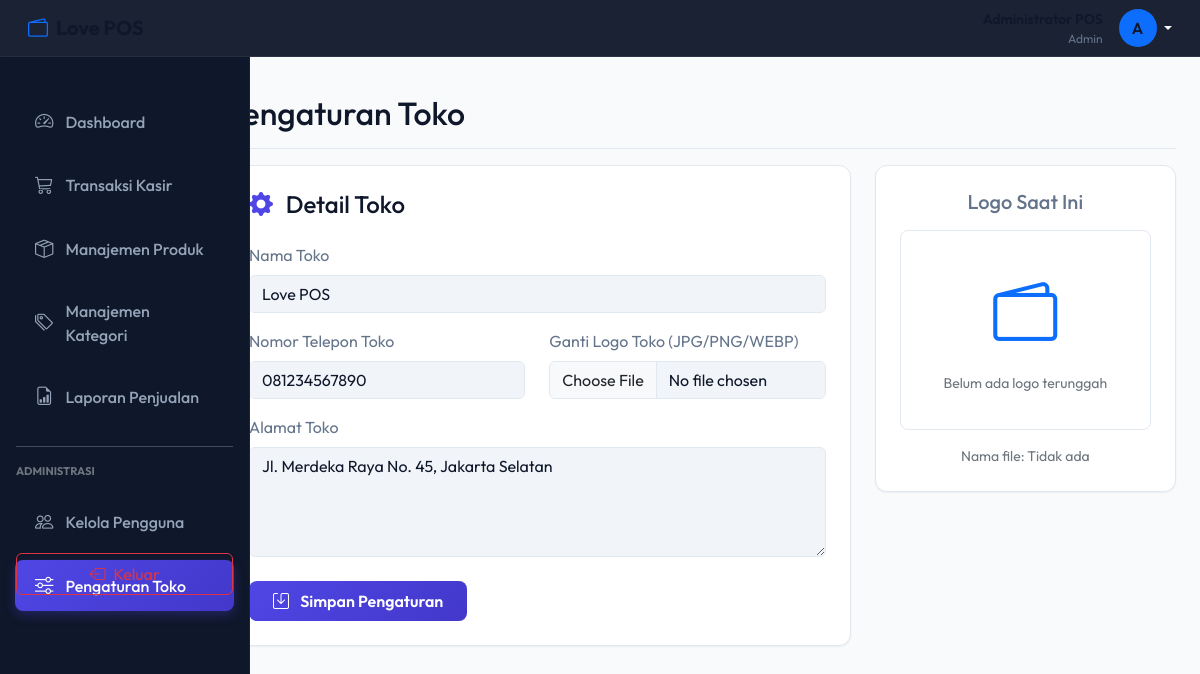
The app's page /love/pages/pengaturan.php (signed in) with its own data.
### tables this page shows
CREATE TABLE pengaturan_toko (
    id INT PRIMARY KEY,
    nama_toko VARCHAR(150) NOT NULL,
    alamat TEXT NOT NULL,
    telepon VARCHAR(20) NOT NULL,
    logo VARCHAR(255) NULL
);

### love/pages/pengaturan.php (the view, shortened to what this page needs)
<?php
include '../includes/header.php';
include '../includes/sidebar.php';
$logo_dir = '../assets/img/logo/';
?>
<div class="d-flex justify-content-between flex-wrap flex-md-nowrap align-items-center pb-2 mb-3 border-bottom border-secondary">
    <h1 class="h2 text-white">Pengaturan Toko</h1>
</div>
<div class="row">
    <div class="col-lg-8">
        <div class="card-custom">
            <h4 class="mb-4 text-white"><i class="bi bi-gear-fill me-2 text-indigo"></i> Detail Toko</h4>
            <form action="pengaturan.php" method="POST" enctype="multipart/form-data">
                <div class="mb-3">
                    <label for="nama_toko" class="form-label text-muted">Nama Toko</label>
                    <input type="text" name="nama_toko" id="nama_toko" class="form-control bg-secondary text-white border-secondary" value="<?= htmlspecialchars($toko['nama_toko']); ?>" required autocomplete="off">
                </div>
                <div class="row">
                    <div class="col-md-6 mb-3">
                        <label for="telepon" class="form-label text-muted">Nomor Telepon Toko</label>
                        <input type="text" name="telepon" id="telepon" class="form-control bg-secondary text-white border-secondary" value="<?= htmlspecialchars($toko['telepon']); ?>" required autocomplete="off">
                    </div>
                    <div class="col-md-6 mb-3">
                        <label for="logo" class="form-label text-muted">Ganti Logo Toko (JPG/PNG/WEBP)</label>
                        <input type="file" name="logo" id="logo" class="form-control bg-secondary text-white border-secondary" accept="image/*">
                    </div>
                </div>
                <div class="mb-4">
                    <label for="alamat" class="form-label text-muted">Alamat Toko</label>
                    <textarea name="alamat" id="alamat" rows="4" class="form-control bg-secondary text-white border-secondary" required><?= htmlspecialchars($toko['alamat']); ?></textarea>
                </div>
                <button type="submit" class="btn btn-primary-custom px-4 py-2">
                    <i class="bi bi-save me-2"></i> Simpan Pengaturan
                </button>
            </form>
        </div>
    </div>
    <div class="col-lg-4">
        <div class="card-custom text-center">
            <h5 class="mb-3 text-muted">Logo Saat Ini</h5>
            <div class="d-flex align-items-center justify-content-center p-4 rounded-3 bg-dark border border-secondary mb-3" style="min-height: 200px;">
                <?php if (!empty($toko['logo']) && file_exists($logo_dir . $toko['logo'])): ?>
                    <img src="<?= $logo_dir . $toko['logo']; ?>" alt="Logo Toko" class="img-fluid rounded shadow-sm object-fit-contain" style="max-height: 180px;">
                <?php else: ?>
                    <div class="text-center text-secondary">
                        <i class="bi bi-wallet2 text-primary d-block mb-2" style="font-size: 4rem;"></i>
                        <span class="small">Belum ada logo terunggah</span>
                    </div>
                <?php endif; ?>
            </div>
            <p class="small text-secondary mb-0">Nama file: <?= htmlspecialchars($toko['logo'] ?? 'Tidak ada'); ?></p>
        </div>
    </div>
</div>
<?php
include '../includes/footer.php';
?>

### love/assets/css/style.css (style rules this page uses)
:root { --primary-color: #4f46e5; --primary-hover: #4338ca; --bg-dark: #0f172a; --bg-card: #ffffff; --bg-body: #f8fafc; --border-color: #e2e8f0; --text-main: #0f172a; --text-muted: #64748b; --success-color: #10b981; --warning-color: #f59e0b; --danger-color: #ef4444; --transition: all 0.25s cubic-bezier(0.4, 0, 0.2, 1); }
body { font-family: 'Outfit', sans-serif; background-color: var(--bg-body); color: var(--text-main); overflow-x: hidden; }
.card-custom { background-color: var(--bg-card); border: 1px solid var(--border-color); border-radius: 12px; padding: 24px; margin-bottom: 24px; box-shadow: 0 1px 3px rgba(0, 0, 0, 0.02), 0 1px 2px rgba(0, 0, 0, 0.04); transition: var(--transition); }
.btn-primary-custom { background: linear-gradient(135deg, var(--primary-color), var(--primary-hover)); border: none; color: #fff; border-radius: 8px; padding: 10px 20px; font-weight: 600; transition: var(--transition); }
.text-white { color: var(--text-main) !important; }
.text-muted { color: var(--text-muted) !important; }
.border-secondary { border-color: var(--border-color) !important; }
.text-indigo { color: var(--primary-color) !important; }
.bg-secondary { background-color: #f1f5f9 !important; }
.bg-dark { background-color: #ffffff !important; }
.bg-secondary.text-white { background-color: #f1f5f9 !important; color: var(--text-main) !important; }

### records on screen
pengaturan_toko: nama_toko "Love POS", telepon "081234567890", alamat "Jl. Merdeka Raya No. 45, Jakarta Selatan", logo "Tidak ada"

### other values on screen
$_SESSION['user']['role'] "Admin"
substr($_SESSION['user']['nama_lengkap'], 0, 1) "A"
